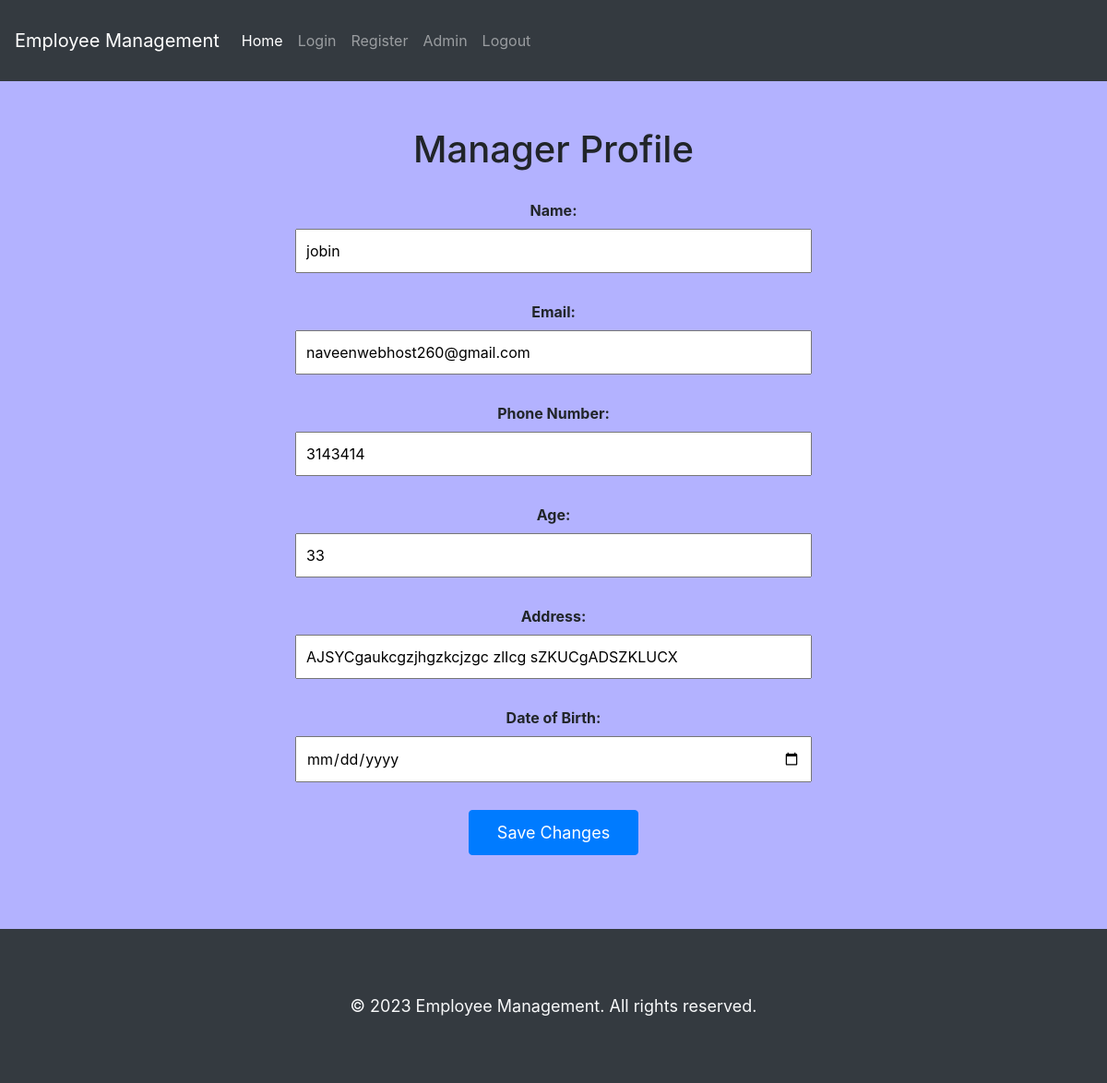
/managerSaveChanges (signed in), run on the app's committed database.
### employapp/models.py (models this page shows, shortened)
class Manager(models.Model):
    connection = models.OneToOneField(User,on_delete=models.CASCADE)
    manager_name =models.CharField(max_length=50)
    email=models.CharField(max_length=100,null=True)
    phone_number=models.IntegerField()
    age=models.IntegerField()
    address=models.CharField(max_length=100)
    date_of_birth=models.DateField()

### employapp/views.py (the view, shortened to what this page needs)
# urls.py: path('managerSaveChanges',views.managerSaveChanges,name="managerSaveChanges"),
def managerSaveChanges(request):
     user_id = request.user.id
     try:
          manager = Manager.objects.get(connection__id=user_id)
     except Manager.DoesNotExist:
          print("manager not found")
     return render(request,"managerSaveChanges.html",{"user":manager})

### employapp/templates/managerSaveChanges.html (shortened to what this page needs)
{% extends 'index.html' %}
{% load static %}
{% block content %}
    <div class="container">
        <h1>Manager Profile</h1>
        <form action="managerSaveChanges" method="POST">
            <div class="form-group">
                <label for="name">Name:</label>
                <input type="text" id="name" name="name" value="{{user.manager_name}}">
            </div>
            <div class="form-group">
                <label for="email">Email:</label>
                <input type="email" id="email" name="email" value="{{user.email}}">
            </div>
            <div class="form-group">
                <label for="phone">Phone Number:</label>
                <input type="tel" id="phone" name="phno" value="{{user.phone_number}}">
            </div>
            <div class="form-group">
                <label for="age">Age:</label>
                <input type="number" id="age" name="age" value="{{user.age}}">
            </div>
            <div class="form-group">
                <label for="address">Address:</label>
                <input type="text" id="address" name="address" value="{{user.address}}">
            </div>
            <div class="form-group">
                <label for="dob">Date of Birth:</label>
                <input type="date" id="dob" name="dob" value="{{user.date_of_birth}}">
            </div>
            <div class="form-group">
                <button type="submit" class="btn btn-primary">Save Changes</button>
            </div>
        </form>
    </div>
    {% endblock content %}

### employapp/templates/index.html (style rules this page uses)
body { background-color: #f8f9fa; }
.container { max-width: 600px; margin: 0 auto; padding: 50px 20px; text-align: center; }
h1 { margin-bottom: 30px; }
.btn { font-size: 18px; padding: 10px 30px; }
.btn-primary { background-color: #007bff; border-color: #007bff; }

### employapp/templates/managerSaveChanges.html (style rules this page uses)
body { background-color: #f8f9fa; }
.container { max-width: 600px; margin: 0 auto; padding: 50px 20px; }
h1 { margin-bottom: 30px; }
.form-group { margin-bottom: 30px; }
.form-group label { font-weight: bold; }
.form-group input { width: 100%; padding: 10px; font-size: 16px; }
.btn { font-size: 18px; padding: 10px 30px; }
.btn-primary { background-color: #007bff; border-color: #007bff; }

### data on the page
Manager: name "jobin", email "naveenwebhost260@gmail.com", phno "3143414", age "33", address "AJSYCgaukcgzjhgzkcjzgc zlIcg sZKUCgADSZKLUCX"
